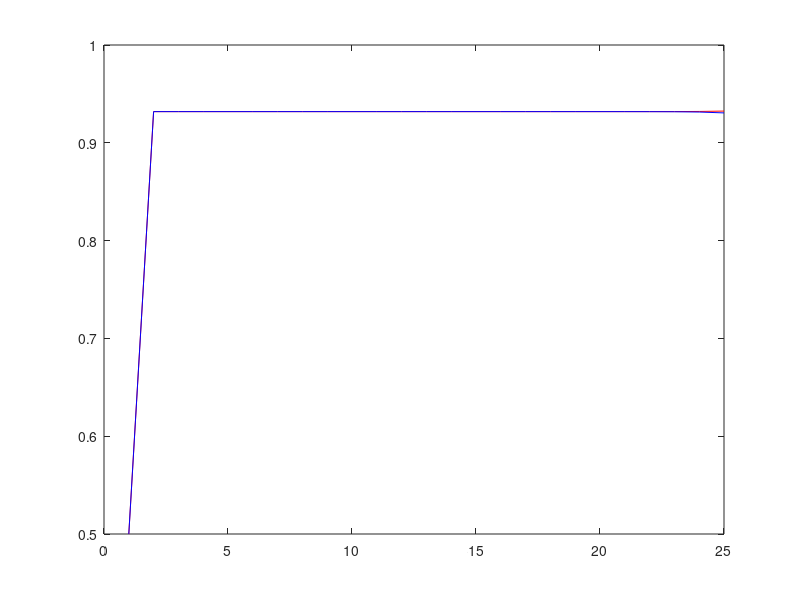
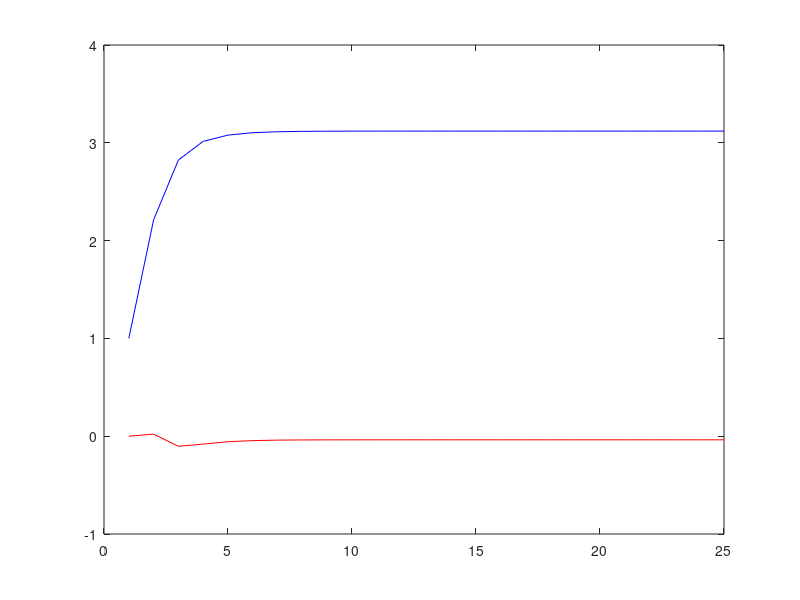
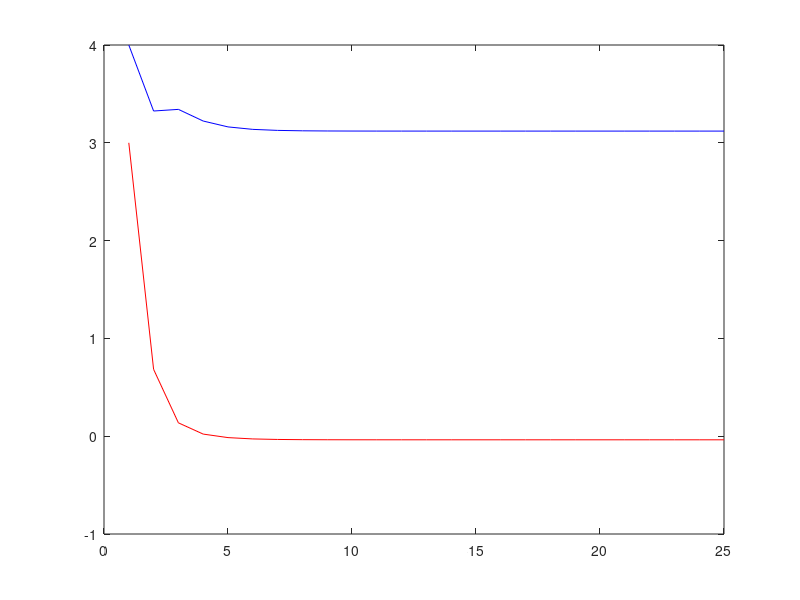
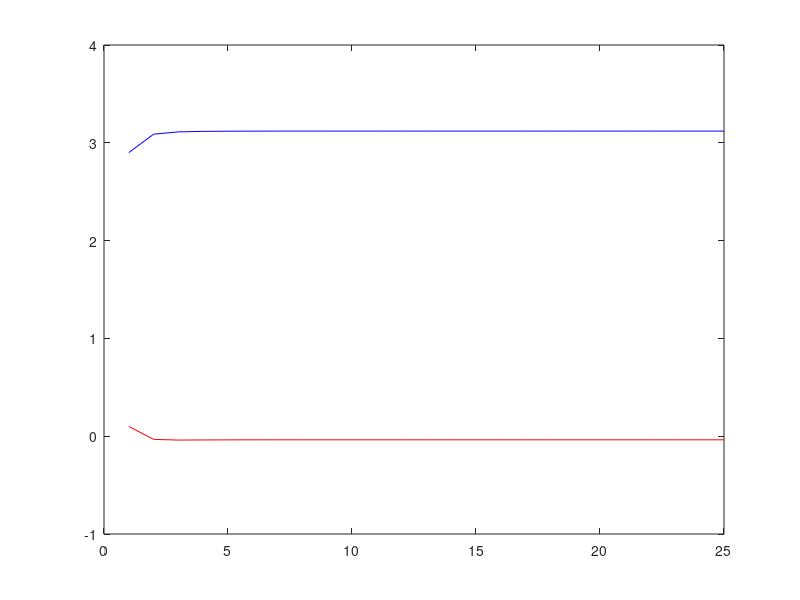

Write the MATLAB code that produced these figures, in order.
Z=1000;

mu=[0, 3.1];
sigma=[1 1];
p1=.7;
p2=1-p1;

Y=zeros(1,Z);

%gen data
unrnd=rand(1,Z);
ind=find(unrnd<=p1);
Y(ind)=mu(1)+sigma(1)*randn(1,length(ind));
ind=find(unrnd>p1);
Y(ind)=mu(2)+sigma(2)*randn(1,length(ind));

start=[.5 .5; 0 1; 3 4; .1 2.9];


N=1000;

est=zeros(2,N);



for k=1:size(start,1)
  est(:,1)=start(k,:);
for ii=2:N
    T=zeros(2,Z);
    T(1,:)=p1*exp(-.5*(Y-est(1,ii-1)).^2/sigma(1))/(sqrt(2*pi)*sigma(1));
    T(2,:)=p2*exp(-.5*(Y-est(2,ii-1)).^2/sigma(2))/(sqrt(2*pi)*sigma(2));
    
    temp=sum(T,1);
    %keyboard;
    T=T./repmat(temp,2,1);
    
    est(:,ii)=T*Y'./sum(T,2);
end

    est(:,end)
    figure (k)
    plot(est(1,1:25),'r-');
    hold on;
    plot(est(2,1:25),'b-');
    
end
